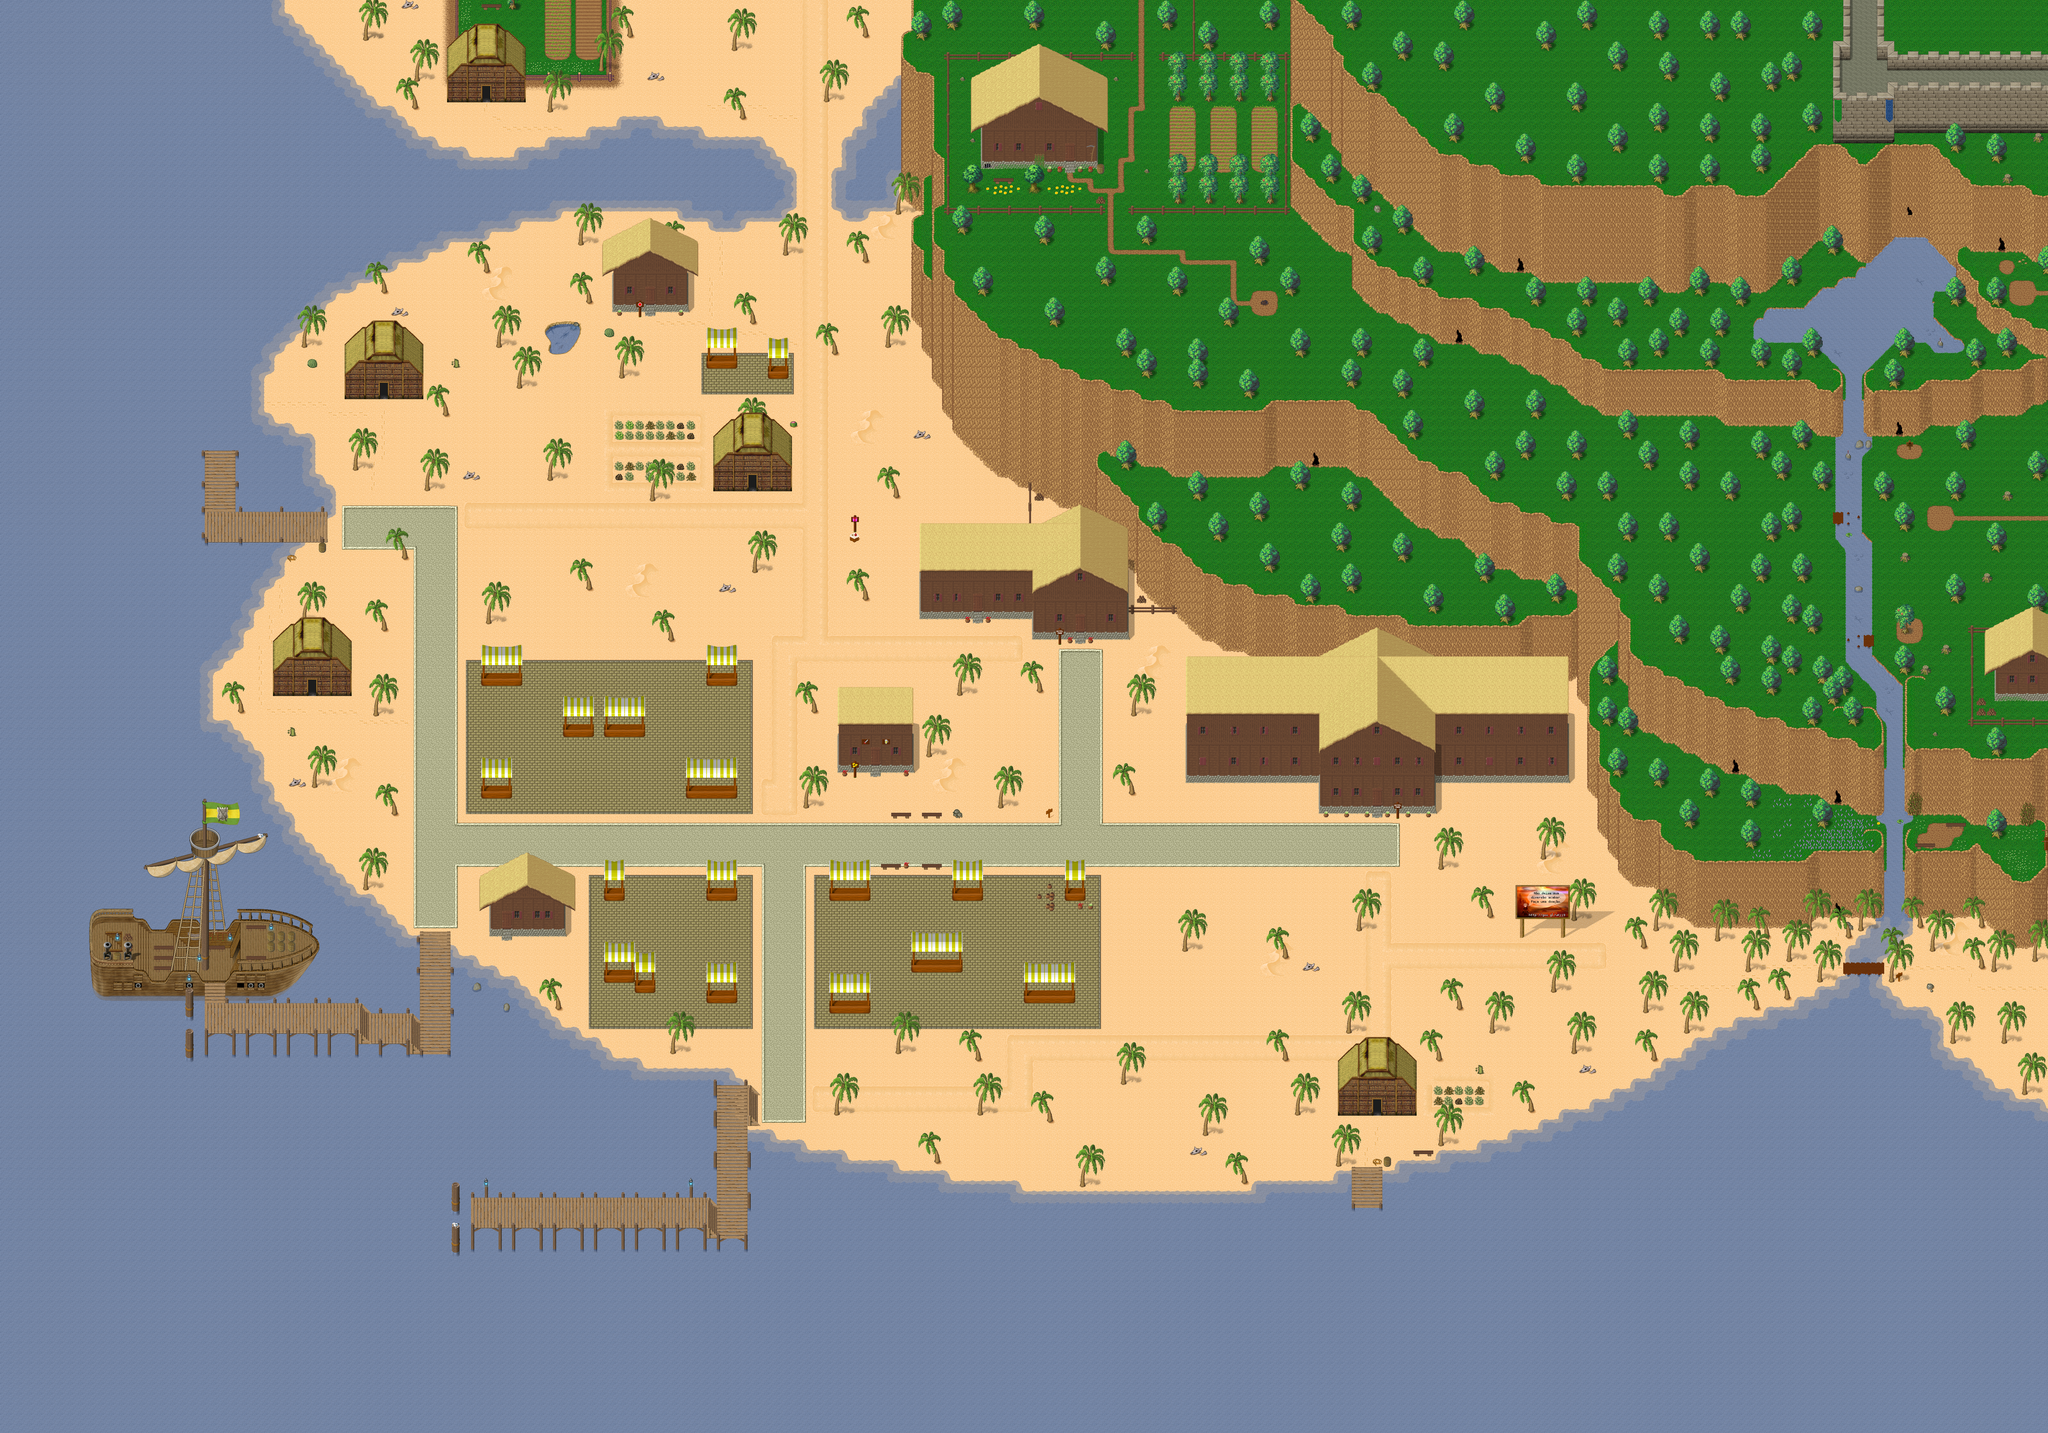

This is a level from a 2D game, rendered from its Tiled map with the project's own tilesets. A one-line summary and the map file follow, with tile-layer data summarised:
An orthogonal 200x140 tile map with 32x32 px tiles, 5 tile layers (Ground, Ground2, Fringe, Top, ...), 1 hidden layer not drawn, 18 tilesets and 70 objects (29x spawn, 17x warp, 11x script, 11x PARTICLE_EFFECT, -warp, ...).

<map version="1.0" orientation="orthogonal" width="200" height="140" tilewidth="32" tileheight="32">
 <properties>
  <property name="minimap" value="/graphics/minimaps/007.png" />
  <property name="music" value="butterfly_tea_-_heart_of_medieval_01.ogg" />
  <property name="music-old" value="The Mana World - The Forest.ogg" />
  <property name="name" value="Praia do Porto" />
  <property name="overlay0image" value="graphics/images/ambient/clouds.png" />
  <property name="overlay0parallax" value="1.0" />
  <property name="overlay0scrollX" value="0.2" />
  <property name="overlay0scrollY" value="0.1" />
  <property name="pasta" value="PraiaPorto" />
 </properties>
 <tileset firstgid="1" name="collision" tilewidth="32" tileheight="32">
  <image source="../graphics/tiles/collision.png" width="64" height="32" />
 </tileset>
 <tileset firstgid="3" name="Trans" tilewidth="32" tileheight="32">
  <image source="../graphics/tiles/trans_woodland-desert.png" width="512" height="352" />
 </tileset>
 <tileset firstgid="179" name="Block Walls" tilewidth="32" tileheight="32">
  <image source="../graphics/tiles/blockWalls.png" width="512" height="512" />
 </tileset>
 <tileset firstgid="435" name="Block Walls X2" tilewidth="32" tileheight="64">
  <image source="../graphics/tiles/blockWalls_x2.png" width="512" height="64" />
 </tileset>
 <tileset firstgid="451" name="Woodland" tilewidth="32" tileheight="32">
  <image source="../graphics/tiles/Woodland_ground.png" width="512" height="512" />
 </tileset>
 <tileset firstgid="707" name="Woodland X3" tilewidth="32" tileheight="96">
  <image source="../graphics/tiles/Woodland_x3.png" width="512" height="192" />
 </tileset>
 <tileset firstgid="739" name="Deserto" tilewidth="32" tileheight="32">
  <image source="../graphics/tiles/desert3.png" width="512" height="512" />
 </tileset>
 <tileset firstgid="995" name="Desert X5" tilewidth="32" tileheight="160">
  <image source="../graphics/tiles/desert_x5.png" width="192" height="160" />
 </tileset>
 <tileset firstgid="1001" name="Deserto x3" tilewidth="32" tileheight="96">
  <image source="../graphics/tiles/desert_x3.png" width="512" height="96" />
 </tileset>
 <tileset firstgid="1017" name="Porto" tilewidth="32" tileheight="32">
  <image source="../graphics/tiles/Tulimshar_Docks.png" width="512" height="320" />
 </tileset>
 <tileset firstgid="1177" name="Cabanas e Fazenda" tilewidth="32" tileheight="32">
  <image source="../graphics/tiles/Woodland_village.png" width="512" height="512" />
 </tileset>
 <tileset firstgid="1433" name="Cabana" tilewidth="32" tileheight="32">
  <image source="../graphics/tiles/praia_vila.png" width="512" height="256" />
 </tileset>
 <tileset firstgid="1561" name="Placas_x3" tilewidth="32" tileheight="64">
  <image source="../graphics/tiles/placas_x2.png" width="512" height="64" />
 </tileset>
 <tileset firstgid="1577" name="navio-br" tilewidth="32" tileheight="32">
  <image source="../graphics/tiles/navio-br.png" width="768" height="320" />
 </tileset>
 <tileset firstgid="1817" name="navio-br2" tilewidth="32" tileheight="32">
  <image source="../graphics/tiles/navio-br2.png" width="768" height="256" />
 </tileset>
 <tileset firstgid="2009" name="navio-br-mastro1" tilewidth="32" tileheight="32">
  <image source="../graphics/tiles/navio-br-mastro1.png" width="416" height="544" />
 </tileset>
 <tileset firstgid="2230" name="navio-br-mastro2" tilewidth="32" tileheight="32">
  <image source="../graphics/tiles/navio-br-mastro2.png" width="416" height="544" />
 </tileset>
 <tileset firstgid="2451" name="outdoor_x6_donate" tilewidth="32" tileheight="192">
  <image source="../graphics/tiles/outdoor_x6_donate.png" width="1088" height="192" />
 </tileset>
 <layer name="Ground" width="200" height="140">
  <data>[28000 cells, 28000 non-empty, 282 distinct tile ids]</data>
 </layer>
 <layer name="Ground2" width="200" height="140">
  <data>[28000 cells, 207 non-empty, 207 distinct tile ids]</data>
 </layer>
 <layer name="Fringe" width="200" height="140">
  <data>[28000 cells, 2183 non-empty, 215 distinct tile ids]</data>
 </layer>
 <layer name="Top" width="200" height="140">
  <data>[28000 cells, 1165 non-empty, 254 distinct tile ids]</data>
 </layer>
 <layer name="Top2" width="200" height="140">
  <data>[28000 cells, 28 non-empty, 25 distinct tile ids]</data>
 </layer>
 <layer name="Collision" width="200" height="140" visible="0" opacity="0.74">
  <data>[28000 cells, 17564 non-empty, 1 distinct tile ids]</data>
 </layer>
 <objectgroup name="warps" width="0" height="0">
  <object name="Atenção!" type="script" x="5696" y="1568" width="32" height="32">
   <properties>
    <property name="name" value="Atenção!" />
    <property name="npc" value="155" />
    <property name="script" value="mes &quot;[Atenção]&quot;;" />
    <property name="script1" value="mes &quot;* Esta passagem foi bloqueada! Use o desvio logo acima.&quot;;" />
   </properties>
  </object>
  <object name="Desvio!" type="script" x="4608" y="1120" width="32" height="32">
   <properties>
    <property name="name" value="Desvio!" />
    <property name="npc" value="155" />
    <property name="script" value="mes &quot;[Desvio]&quot;;" />
    <property name="script1" value="mes &quot;* Use esta nova passagem para contornar a passagem bloqueada.&quot;;" />
   </properties>
  </object>
  <object name="paraDir" type="warp" x="5760" y="3008" width="32" height="32">
   <properties>
    <property name="dest_map" value="008" />
    <property name="dest_x" value="640" />
    <property name="dest_y" value="3008" />
   </properties>
  </object>
  <object name="paraPraia" type="warp" x="2464" y="608" width="160" height="32">
   <properties>
    <property name="dest_map" value="004" />
    <property name="dest_x" value="2528" />
    <property name="dest_y" value="3808" />
   </properties>
  </object>
  <object name="paraFazenda" type="warp" x="3456" y="640" width="64" height="32">
   <properties>
    <property name="dest_map" value="004" />
    <property name="dest_x" value="3456" />
    <property name="dest_y" value="3840" />
   </properties>
  </object>
  <object name="paraHospital" type="warp" x="2016" y="928" width="32" height="32">
   <properties>
    <property name="dest_map" value="007-4" />
    <property name="dest_x" value="3200" />
    <property name="dest_y" value="992" />
   </properties>
  </object>
  <object name="paraCabana1" type="warp" x="1184" y="1216" width="32" height="32">
   <properties>
    <property name="dest_map" value="007-4" />
    <property name="dest_x" value="864" />
    <property name="dest_y" value="992" />
   </properties>
  </object>
  <object name="paraCabana2" type="warp" x="960" y="2144" width="32" height="32">
   <properties>
    <property name="dest_map" value="007-4" />
    <property name="dest_x" value="2016" />
    <property name="dest_y" value="992" />
   </properties>
  </object>
  <object name="paraCabana3" type="warp" x="4288" y="3456" width="32" height="32">
   <properties>
    <property name="dest_map" value="007-4" />
    <property name="dest_x" value="832" />
    <property name="dest_y" value="2144" />
   </properties>
  </object>
  <object name="paraMercado1" type="warp" x="2720" y="2368" width="32" height="32">
   <properties>
    <property name="dest_map" value="007-4" />
    <property name="dest_x" value="2016" />
    <property name="dest_y" value="2144" />
   </properties>
  </object>
  </objectgroup>
 <objectgroup name="particles" width="0" height="0">
  <!-- 18 objects omitted --></objectgroup>
 <objectgroup name="spawns" width="200" height="140" visible="0">
  <!-- 22 objects omitted --></objectgroup>
 <objectgroup name="pedraEmanar" width="200" height="140" visible="0">
  <!-- 5 objects omitted --></objectgroup>
 <objectgroup name="Esconderijos" width="308" height="314" visible="0">
  <!-- 5 objects omitted --></objectgroup>
</map>
<!-- 60 of 70 objects omitted -->
